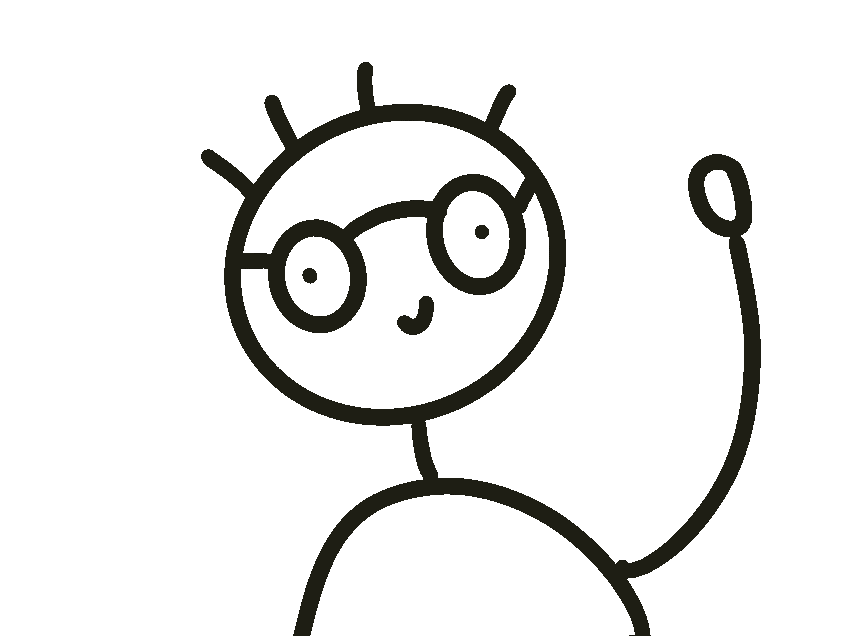
#> input picture Assets/wavingDudeOriginal.gif, 844 x 636 px
$ python generate_ale_gif.py
#> lines starting #> are read from the running program, lines starting #| are printed output that depends on the picture; after the words box and inside, x2 and y2 are one past the last pixel; in counts of white or black regions, pixels touching at a corner belong together
"""
Script para generar la animación GIF del personaje de Ale:
- Basado en los 9 fotogramas de wavingDude.gif
- Personaje fiel: estilo doodle hecho a mano, trazo de tinta, vibración line-boiling
- Pelo rizado (curly loops) en lugar de espinas rectas
- Sin lentes: ojos limpios, expresivos con cejas sutiles y sonrisa
"""

from PIL import Image, ImageDraw
import math
import random
import os

def generate_curly_waving_dude(
    src_gif="Assets/wavingDudeOriginal.gif",
    output_gif="Assets/wavingDude.gif"
):
#> called with src_gif = 'Assets/wavingDudeOriginal.gif', output_gif = 'Assets/wavingDude.gif'
    if not os.path.exists(src_gif):
        src_gif = "Assets/wavingDude.gif"

    base_im = Image.open(src_gif)
#> base_im is the input picture: PIL image 844x636 P; mean R, G, B, A 2.9, 2.9, 1.9, 24.6
    frames = []

    # Extraer fotogramas originales
    for i in range(getattr(base_im, 'n_frames', 9)):
        base_im.seek(i)
        frames.append(base_im.convert('RGBA'))
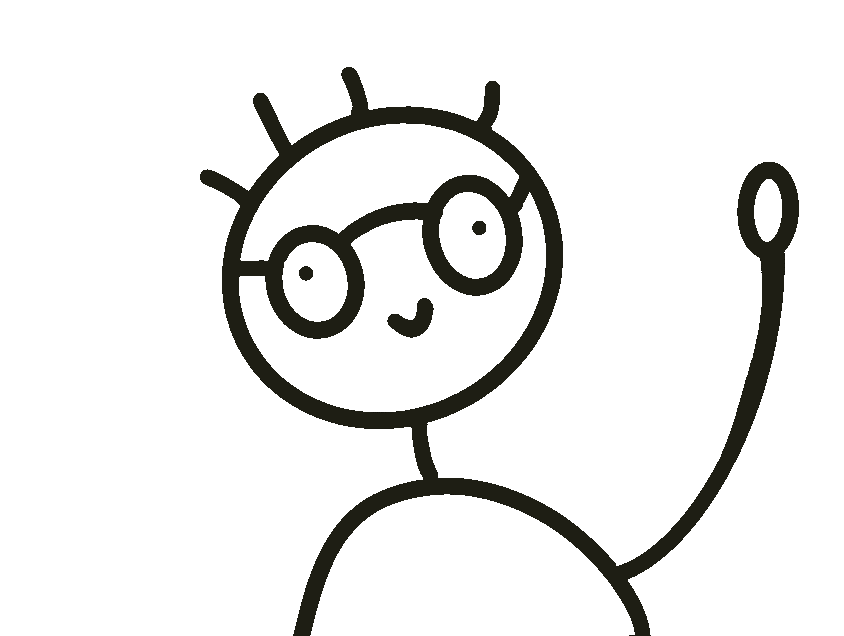
#> base_im: PIL image 844x636 RGBA; mean R, G, B, A 2.9, 2.9, 1.9, 24.9; transparent parts drawn white
#> after the loop, frames = 9 items

    # Plantilla de bucles para pelo rizado
    base_curls = [
        (245, 230, 22),
        (260, 185, 24),
        (290, 150, 25),
        (330, 120, 26),
        (380, 105, 27),
        (430, 110, 26),
        (475, 130, 25),
        (515, 165, 24),
        (535, 210, 22),
        (270, 145, 25),
        (315, 105, 26),
        (365, 85, 28),
        (405, 85, 28),
        (455, 95, 28),
        (495, 125, 26),
        (340, 75, 24),
        (390, 65, 25),
        (440, 75, 24),
    ]

    centroids = [
        (389.6, 245.6),
        (391.0, 244.9),
        (388.7, 244.1),
        (388.7, 244.1),
        (391.1, 244.9),
        (389.6, 245.6),
        (389.7, 245.6),
        (389.3, 244.8),
        (387.9, 246.4)
    ]

    c0x, c0y = centroids[0]
    stroke_color = (30, 30, 20, 255)
    random.seed(42)
    output_frames = []

    for i, im in enumerate(frames):
        w, h = im.size
        pixels = im.load()

        ci_x, ci_y = centroids[i % len(centroids)]
        dx = ci_x - c0x
        dy = ci_y - c0y

        scx = 388 + dx
        scy = 262 + dy
        s_rad = 162

        left_eye = (309 + dx, 275 + dy)
        right_eye = (481 + dx, 231 + dy)

        # Proteger pupilas y sonrisa
        pupils = set()
        for y in range(h):
            for x in range(w):
                if (x - left_eye[0])**2 + (y - left_eye[1])**2 <= 14**2:
                    pupils.add((x, y))
                if (x - right_eye[0])**2 + (y - right_eye[1])**2 <= 14**2:
                    pupils.add((x, y))
                if 385 + dx <= x <= 445 + dx and 295 + dy <= y <= 340 + dy:
                    pupils.add((x, y))

        # Eliminar espinas rectas de pelo y montura de lentes
        for y in range(h):
            for x in range(w):
                dist_skull = math.hypot(x - scx, y - scy)
                # Pelos rectos arriba del cráneo
                if y < 190 + dy and x < 560 and dist_skull > s_rad + 4:
                    pixels[x, y] = (0, 0, 0, 0)

                # Lentes dentro del cráneo (aros, puente y patillas)
                if dist_skull < s_rad - 6 and (x, y) not in pupils:
                    dist_l = math.hypot(x - left_eye[0], y - left_eye[1])
                    dist_r = math.hypot(x - right_eye[0], y - right_eye[1])
                    in_bridge = (335 + dx <= x <= 435 + dx and 165 + dy <= y <= 245 + dy)
                    if dist_l <= 72 or dist_r <= 72 or in_bridge:
                        pixels[x, y] = (0, 0, 0, 0)

        draw = ImageDraw.Draw(im)

        # Dibujar rizos con micro-vibración orgánica (line boiling)
        for bx, by, br in base_curls:
            jx = dx + random.uniform(-1.5, 1.5)
            jy = dy + random.uniform(-1.5, 1.5)
            cx, cy, r = bx + jx, by + jy, br + random.uniform(-0.8, 0.8)
            draw.arc([cx - r, cy - r, cx + r, cy + r], start=0, end=360, fill=stroke_color, width=12)

        # Ojos definidos y limpios
        draw.ellipse([left_eye[0] - 11, left_eye[1] - 11, left_eye[0] + 11, left_eye[1] + 11], fill=stroke_color)
        draw.ellipse([right_eye[0] - 11, right_eye[1] - 11, right_eye[0] + 11, right_eye[1] + 11], fill=stroke_color)

        # Cejas expresivas
        draw.arc([left_eye[0] - 16, left_eye[1] - 38, left_eye[0] + 18, left_eye[1] - 12], start=200, end=340, fill=stroke_color, width=7)
        draw.arc([right_eye[0] - 18, right_eye[1] - 38, right_eye[0] + 16, right_eye[1] - 12], start=200, end=340, fill=stroke_color, width=7)

        output_frames.append(im)
#> this loop made 9 passes
#> (ci_x, ci_y, dx, dy, scx, scy, left_eye, right_eye) on passes 1 to 9: (389.6, 245.6, 0, 0, 388, 262, (309, 275), (481, 231)), (391, 244.9, 1.4, -0.7, 389.4, 261.3, (310.4, 274.3), (482.4, 230.3)), (388.7, 244.1, -0.9, -1.5, 387.1, 260.5, (308.1, 273.5), (480.1, 229.5)), (388.7, 244.1, -0.9, -1.5, 387.1, 260.5, (308.1, 273.5), (480.1, 229.5)), (391.1, 244.9, 1.5, -0.7, 389.5, 261.3, (310.5, 274.3), (482.5, 230.3)), (389.6, 245.6, 0, 0, 388, 262, (309, 275), (481, 231)), (389.7, 245.6, 0.1, 0, 388.1, 262, (309.1, 275), (481.1, 231)), (389.3, 244.8, -0.3, -0.8, 387.7, 261.2, (308.7, 274.2), (480.7, 230.2)), (387.9, 246.4, -1.7, 0.8, 386.3, 262.8, (307.3, 275.8), (479.3, 231.8))
#> after the loop, output_frames = 9 items

    # Convertir a paleta GIF transparente
    p_frames = []
    for frame in output_frames:
        alpha = frame.split()[3]
        rgb = frame.convert('RGB')
        p_frame = rgb.convert('P', palette=Image.ADAPTIVE, colors=255)
        mask = Image.eval(alpha, lambda a: 255 if a <= 128 else 0)
        p_frame.paste(255, mask)
        p_frame.info['transparency'] = 255
        p_frames.append(p_frame)
#> this loop made 9 passes
#> pass 1, in generate_curly_waving_dude, `alpha = frame.split()[3]`:
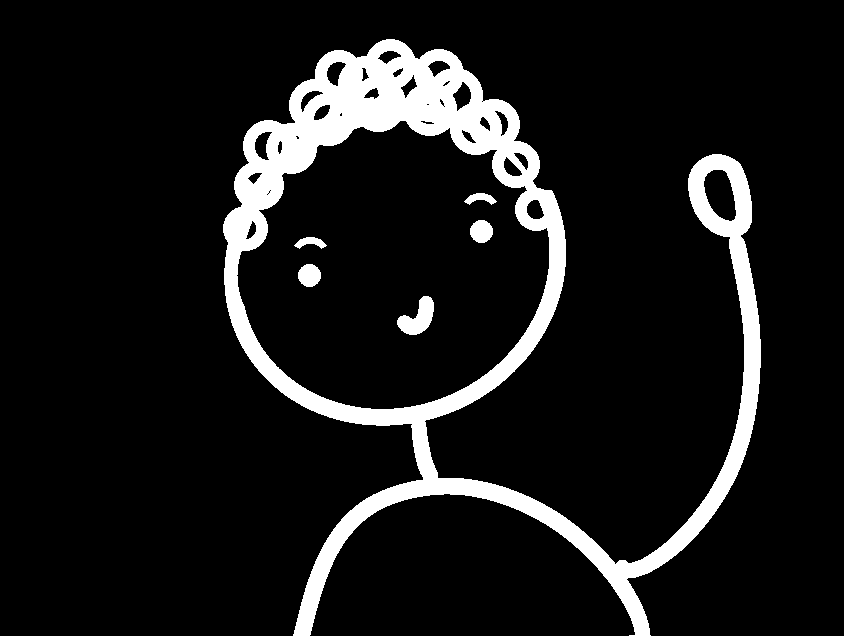
#> alpha: PIL image 844x636 L; 10% white; 6 white regions, box (x1, y1, x2, y2) and area: (223, 39, 761, 636) 51515, (397, 296, 434, 335) 799, (470, 220, 493, 243) 413, (298, 264, 321, 287) 413, (464, 193, 497, 205) 215, (294, 237, 327, 249) 215
#> pass 1, in generate_curly_waving_dude, `rgb = frame.convert('RGB')`:
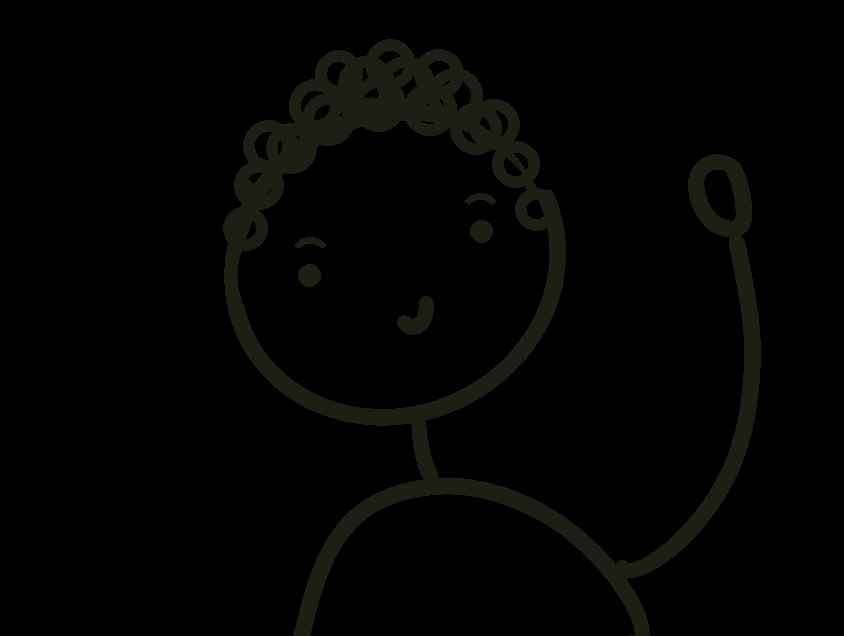
#> rgb: PIL image 844x636 RGB; mean R, G, B 3, 3, 2
#> pass 2, in generate_curly_waving_dude, `alpha = frame.split()[3]`:
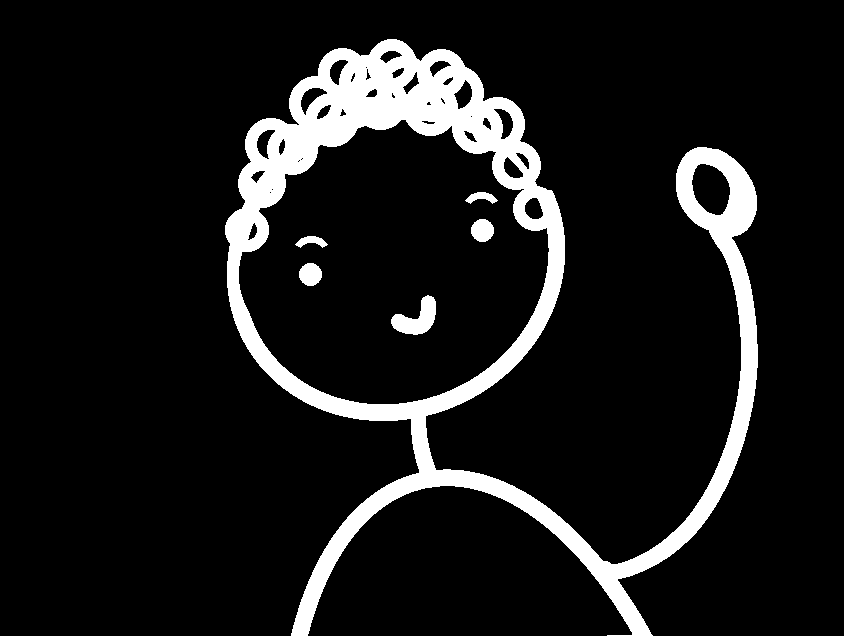
#> alpha: PIL image 844x636 L; 10.3% white; 6 white regions, box (x1, y1, x2, y2) and area: (225, 39, 758, 636) 52826, (391, 295, 436, 335) 948, (471, 219, 494, 242) 413, (299, 263, 322, 286) 413, (465, 192, 498, 204) 215, (295, 236, 328, 248) 215
#> after the loop:
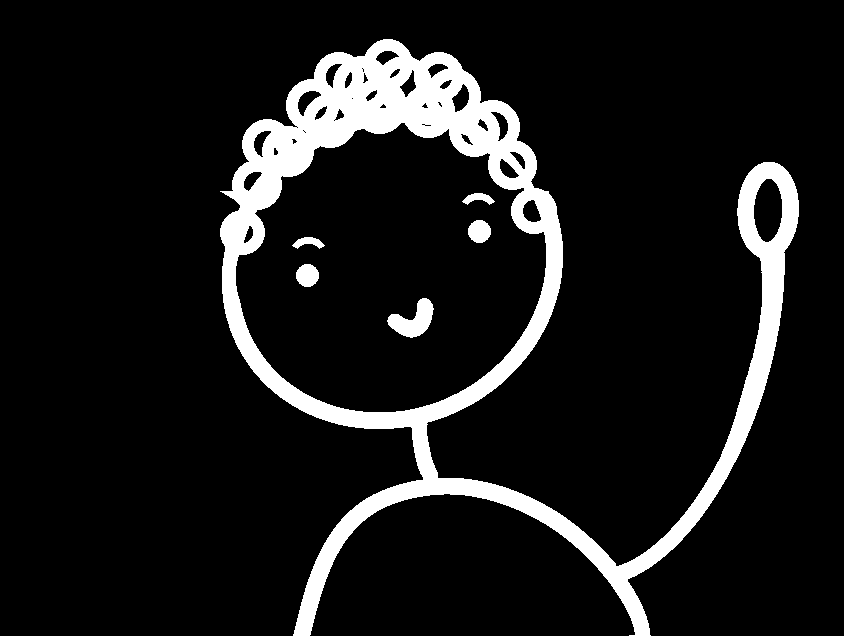
#> alpha: PIL image 844x636 L; 10.2% white; 6 white regions, box (x1, y1, x2, y2) and area: (220, 39, 799, 636) 52537, (387, 298, 434, 338) 978, (468, 220, 491, 243) 413, (296, 264, 319, 287) 413, (462, 193, 495, 205) 215, (292, 237, 325, 249) 215
#> after the loop:
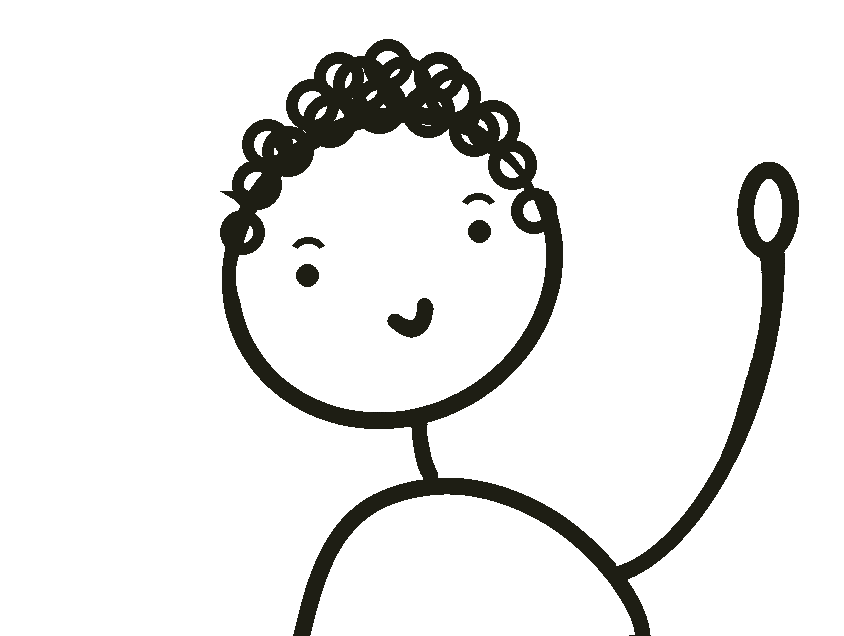
#> p_frame: PIL image 844x636 P; mean R, G, B, A 3.1, 3.1, 2, 26; transparent parts drawn white
#> after the loop, p_frame.info = 6 items; p_frames = 9 items

    p_frames[0].save(
        output_gif,
        save_all=True,
        append_images=p_frames[1:],
        duration=70,
        loop=0,
        disposal=2,
        transparency=255
    )
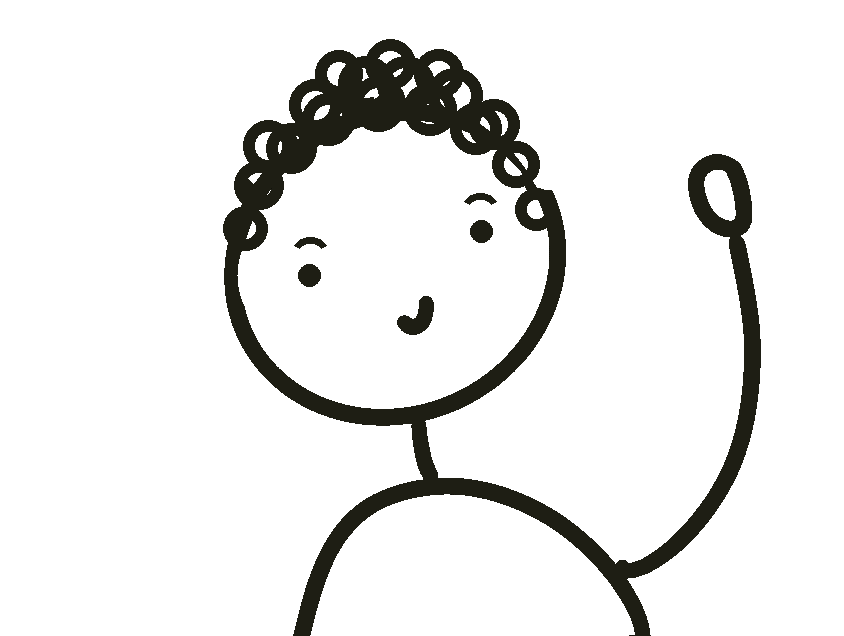
#> saved as wavingDude.gif: PIL image 844x636 P; mean R, G, B, A 3, 3, 2, 25.4; transparent parts drawn white
    print(f"GIF guardado en: {output_gif}")

if __name__ == "__main__":
    generate_curly_waving_dude()
